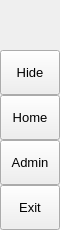
        <widget class="QFrame" name="leftMenuBg">
         <property name="enabled">
          <bool>true</bool>
         </property>
         <property name="minimumSize">
          <size>
           <width>60</width>
           <height>0</height>
          </size>
         </property>
         <property name="maximumSize">
          <size>
           <width>60</width>
           <height>16777215</height>
          </size>
         </property>
         <property name="frameShape">
          <enum>QFrame::NoFrame</enum>
         </property>
         <property name="frameShadow">
          <enum>QFrame::Raised</enum>
         </property>
         <layout class="QVBoxLayout" name="verticalLayout_3">
          <property name="spacing">
           <number>0</number>
          </property>
          <property name="leftMargin">
           <number>0</number>
          </property>
          <property name="topMargin">
           <number>0</number>
          </property>
          <property name="rightMargin">
           <number>0</number>
          </property>
          <property name="bottomMargin">
           <number>0</number>
          </property>
          <item>
           <widget class="QFrame" name="topLogoInfo">
            <property name="minimumSize">
             <size>
              <width>0</width>
              <height>50</height>
             </size>
            </property>
            <property name="maximumSize">
             <size>
              <width>16777215</width>
              <height>50</height>
             </size>
            </property>
            <property name="frameShape">
             <enum>QFrame::NoFrame</enum>
            </property>
            <property name="frameShadow">
             <enum>QFrame::Raised</enum>
            </property>
            <widget class="QFrame" name="topLogo">
             <property name="geometry">
              <rect>
               <x>2</x>
               <y>5</y>
               <width>42</width>
               <height>42</height>
              </rect>
             </property>
             <property name="minimumSize">
              <size>
               <width>42</width>
               <height>42</height>
              </size>
             </property>
             <property name="maximumSize">
              <size>
               <width>42</width>
               <height>42</height>
              </size>
             </property>
             <property name="frameShape">
              <enum>QFrame::NoFrame</enum>
             </property>
             <property name="frameShadow">
              <enum>QFrame::Raised</enum>
             </property>
            </widget>
            <widget class="QLabel" name="titleLeftApp">
             <property name="geometry">
              <rect>
               <x>70</x>
               <y>8</y>
               <width>160</width>
               <height>20</height>
              </rect>
             </property>
             <property name="font">
              <font>
               <family>Segoe UI Semibold</family>
               <pointsize>12</pointsize>
               <weight>7</weight>
               <italic>false</italic>
               <bold>false</bold>
              </font>
             </property>
             <property name="text">
              <string>GREEN-VISION</string>
             </property>
             <property name="alignment">
              <set>Qt::AlignLeading|Qt::AlignLeft|Qt::AlignTop</set>
             </property>
            </widget>
            <widget class="QLabel" name="titleLeftDescription">
             <property name="geometry">
              <rect>
               <x>70</x>
               <y>27</y>
               <width>160</width>
               <height>16</height>
              </rect>
             </property>
             <property name="maximumSize">
              <size>
               <width>16777215</width>
               <height>16</height>
              </size>
             </property>
             <property name="font">
              <font>
               <family>Segoe UI</family>
               <pointsize>8</pointsize>
               <weight>50</weight>
               <italic>false</italic>
               <bold>false</bold>
              </font>
             </property>
             <property name="text">
              <string>EZOUAGH YOUNESS</string>
             </property>
             <property name="alignment">
              <set>Qt::AlignLeading|Qt::AlignLeft|Qt::AlignTop</set>
             </property>
            </widget>
           </widget>
          </item>
          <item>
           <widget class="QFrame" name="leftMenuFrame">
            <property name="frameShape">
             <enum>QFrame::NoFrame</enum>
            </property>
            <property name="frameShadow">
             <enum>QFrame::Raised</enum>
            </property>
            <layout class="QVBoxLayout" name="verticalMenuLayout">
             <property name="spacing">
              <number>0</number>
             </property>
             <property name="leftMargin">
              <number>0</number>
             </property>
             <property name="topMargin">
              <number>0</number>
             </property>
             <property name="rightMargin">
              <number>0</number>
             </property>
             <property name="bottomMargin">
              <number>0</number>
             </property>
             <item>
              <widget class="QFrame" name="toggleBox">
               <property name="maximumSize">
                <size>
                 <width>16777215</width>
                 <height>45</height>
                </size>
               </property>
               <property name="frameShape">
                <enum>QFrame::NoFrame</enum>
               </property>
               <property name="frameShadow">
                <enum>QFrame::Plain</enum>
               </property>
               <layout class="QVBoxLayout" name="verticalLayout_4">
                <property name="spacing">
                 <number>0</number>
                </property>
                <property name="leftMargin">
                 <number>0</number>
                </property>
                <property name="topMargin">
                 <number>0</number>
                </property>
                <property name="rightMargin">
                 <number>0</number>
                </property>
                <property name="bottomMargin">
                 <number>0</number>
                </property>
                <item>
                 <widget class="QPushButton" name="toggleButton">
                  <property name="sizePolicy">
                   <sizepolicy hsizetype="Expanding" vsizetype="Fixed">
                    <horstretch>0</horstretch>
                    <verstretch>0</verstretch>
                   </sizepolicy>
                  </property>
                  <property name="minimumSize">
                   <size>
                    <width>0</width>
                    <height>45</height>
                   </size>
                  </property>
                  <property name="font">
                   <font>
                    <family>Segoe UI</family>
                    <pointsize>10</pointsize>
                    <weight>50</weight>
                    <italic>false</italic>
                    <bold>false</bold>
                   </font>
                  </property>
                  <property name="cursor">
                   <cursorShape>PointingHandCursor</cursorShape>
                  </property>
                  <property name="layoutDirection">
                   <enum>Qt::LeftToRight</enum>
                  </property>
                  <property name="styleSheet">
                   <string notr="true">background-image: url(:/icons/images/icons/icon_menu.png);</string>
                  </property>
                  <property name="text">
                   <string>Hide</string>
                  </property>
                 </widget>
                </item>
               </layout>
              </widget>
             </item>
             <item alignment="Qt::AlignTop">
              <widget class="QFrame" name="topMenu">
               <property name="frameShape">
                <enum>QFrame::NoFrame</enum>
               </property>
               <property name="frameShadow">
                <enum>QFrame::Plain</enum>
               </property>
               <layout class="QVBoxLayout" name="verticalLayout_8">
                <property name="spacing">
                 <number>0</number>
                </property>
                <property name="leftMargin">
                 <number>0</number>
                </property>
                <property name="topMargin">
                 <number>0</number>
                </property>
                <property name="rightMargin">
                 <number>0</number>
                </property>
                <property name="bottomMargin">
                 <number>0</number>
                </property>
                <item>
                 <widget class="QPushButton" name="btn_home">
                  <property name="sizePolicy">
                   <sizepolicy hsizetype="Expanding" vsizetype="Fixed">
                    <horstretch>0</horstretch>
                    <verstretch>0</verstretch>
                   </sizepolicy>
                  </property>
                  <property name="minimumSize">
                   <size>
                    <width>0</width>
                    <height>45</height>
                   </size>
                  </property>
                  <property name="font">
                   <font>
                    <family>Segoe UI</family>
                    <pointsize>10</pointsize>
                    <weight>50</weight>
                    <italic>false</italic>
                    <bold>false</bold>
                   </font>
                  </property>
                  <property name="cursor">
                   <cursorShape>PointingHandCursor</cursorShape>
                  </property>
                  <property name="toolTip">
                   <string>   Home</string>
                  </property>
                  <property name="layoutDirection">
                   <enum>Qt::LeftToRight</enum>
                  </property>
                  <property name="styleSheet">
                   <string notr="true">background-image:url(:/icons/images/icons/cil-user.png);</string>
                  </property>
                  <property name="text">
                   <string>Home</string>
                  </property>
                 </widget>
                </item>
                <item>
                 <widget class="QPushButton" name="btn_admin">
                  <property name="sizePolicy">
                   <sizepolicy hsizetype="Expanding" vsizetype="Fixed">
                    <horstretch>0</horstretch>
                    <verstretch>0</verstretch>
                   </sizepolicy>
                  </property>
                  <property name="minimumSize">
                   <size>
                    <width>0</width>
                    <height>45</height>
                   </size>
                  </property>
                  <property name="font">
                   <font>
                    <family>Segoe UI</family>
                    <pointsize>10</pointsize>
                    <weight>50</weight>
                    <italic>false</italic>
                    <bold>false</bold>
                   </font>
                  </property>
                  <property name="cursor">
                   <cursorShape>PointingHandCursor</cursorShape>
                  </property>
                  <property name="toolTip">
                   <string>   Admin</string>
                  </property>
                  <property name="toolTipDuration">
                   <number>-1</number>
                  </property>
                  <property name="layoutDirection">
                   <enum>Qt::LeftToRight</enum>
                  </property>
                  <property name="styleSheet">
                   <string notr="true">background-image: url(:/icons/images/icons/cil-settings.png);</string>
                  </property>
                  <property name="text">
                   <string>Admin</string>
                  </property>
                 </widget>
                </item>
                <item>
                 <widget class="QPushButton" name="btn_exit">
                  <property name="sizePolicy">
                   <sizepolicy hsizetype="Expanding" vsizetype="Fixed">
                    <horstretch>0</horstretch>
                    <verstretch>0</verstretch>
                   </sizepolicy>
                  </property>
                  <property name="minimumSize">
                   <size>
                    <width>0</width>
                    <height>45</height>
                   </size>
                  </property>
                  <property name="font">
                   <font>
                    <family>Segoe UI</family>
                    <pointsize>10</pointsize>
                    <weight>50</weight>
                    <italic>false</italic>
                    <bold>false</bold>
                   </font>
                  </property>
                  <property name="cursor">
                   <cursorShape>PointingHandCursor</cursorShape>
                  </property>
                  <property name="toolTip">
                   <string>Exit Application</string>
                  </property>
                  <property name="layoutDirection">
                   <enum>Qt::LeftToRight</enum>
                  </property>
                  <property name="styleSheet">
                   <string notr="true">background-image: url(:/icons/images/icons/cil-power-standby.png);</string>
                  </property>
                  <property name="text">
                   <string>Exit</string>
                  </property>
                 </widget>
                </item>
               </layout>
              </widget>
             </item>
            </layout>
           </widget>
          </item>
         </layout>
        </widget>
